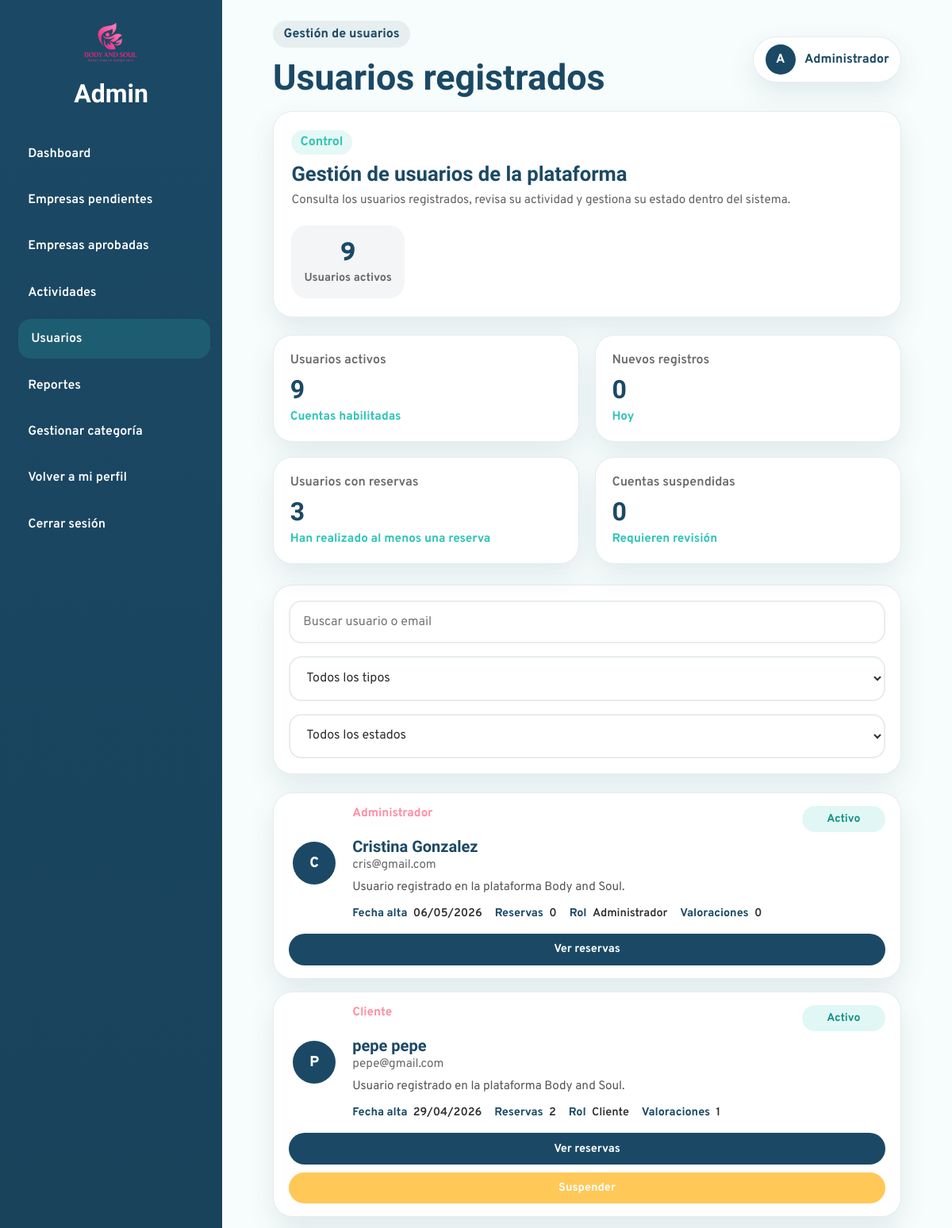
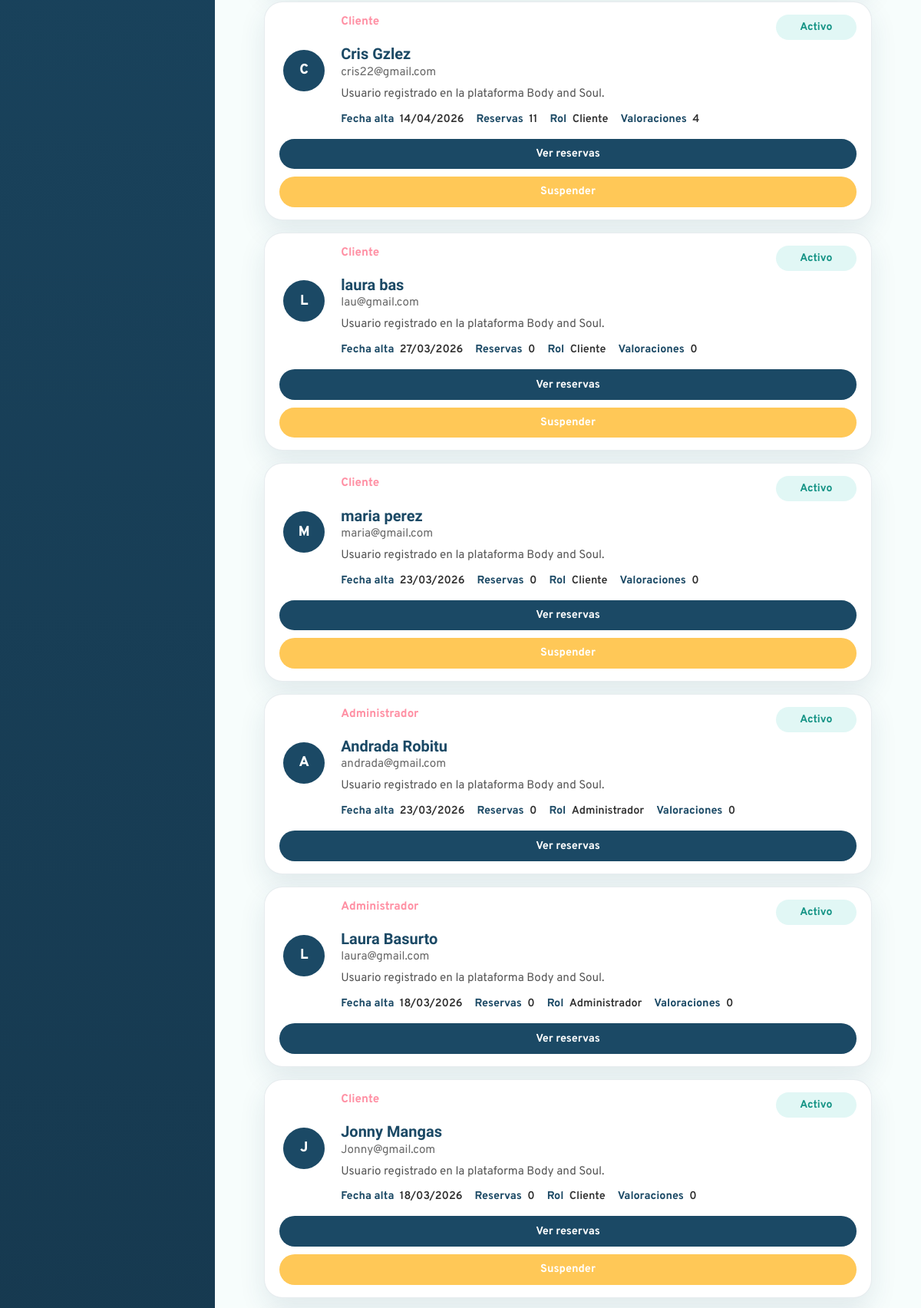
Screenshot of /Admin/usuarios.php (signed in, upper part) with the database file from the repository (2 pictures, top to bottom).
### tables this page shows
CREATE TABLE `usuario` (
  `id_usuario` int(11) NOT NULL,
  `nombre` varchar(100) NOT NULL,
  `apellido` varchar(30) NOT NULL,
  `email` varchar(150) NOT NULL,
  `contrasena` varchar(255) NOT NULL,
  `telefono` varchar(20) DEFAULT NULL,
  `id_rol` int(11) NOT NULL,
  `fecha_registro` datetime NOT NULL DEFAULT current_timestamp(),
  `intentos` int(1) NOT NULL,
  `estado` enum('activo','suspendido') NOT NULL DEFAULT 'activo'
);

### bd/bdadmin.php (called while the page is built, shortened)
<?php
class bdadmin{
public $pdo = "";
public function __construct($host,$port,$db,$user,$pass) {
    $this->pdo = new PDO("mysql:host=".$host.";port=".$port.";dbname=".$db.";charset=utf8", $user, $pass);
    }
public function ObtenerDatosUsuariosAdmin(){
    $datos = [];
    $consultas = [
        "total" => "SELECT COUNT(*) FROM usuario",
        "activos" => "SELECT COUNT(*) FROM usuario WHERE estado = 'activo'",
        "suspendidos" => "SELECT COUNT(*) FROM usuario WHERE estado = 'suspendido'",
        "nuevos_hoy" => "SELECT COUNT(*) FROM usuario WHERE DATE(fecha_registro) = CURDATE()",
        "nuevos_semana" => "SELECT COUNT(*) FROM usuario WHERE fecha_registro >= DATE_SUB(CURDATE(), INTERVAL 7 DAY)",
        "con_reservas" => "SELECT COUNT(DISTINCT id_usuario) FROM reserva"
    ];
    foreach($consultas as $clave => $sentencia){
        $ejecucion = $this->pdo->prepare($sentencia);
        $ejecucion->execute();
        $datos[$clave] = $ejecucion->fetchColumn();
    }
    return $datos;
}
public function ObtenerUsuariosAdmin($buscar = "", $tipo = "", $estado = ""){
    $sentencia = "SELECT
                u.*,
                (
                    SELECT COUNT(*)
                    FROM reserva r
                    WHERE r.id_usuario = u.id_usuario
                ) AS total_reservas,
                (
                    SELECT COUNT(*)
                    FROM resena rs
                    WHERE rs.id_usuario = u.id_usuario
                ) AS total_resenas
            FROM usuario u
            WHERE 1=1";
    $parametros = [];
    $sentencia .= " ORDER BY u.fecha_registro DESC";
    $ejecucion = $this->pdo->prepare($sentencia);
    $ejecucion->execute($parametros);
    return $ejecucion->fetchAll(PDO::FETCH_ASSOC);
}
}

### Admin/usuarios.php (the view, shortened to what this page needs)
<?php
require_once("head-admin.php");
$usuarios = $bdadmin->ObtenerUsuariosAdmin();
$datosUsuarios = $bdadmin->ObtenerDatosUsuariosAdmin();
?>
<main class="admin-content">
  <section class="admin-hero-card">
    <div class="admin-hero-text">
      <span class="section-badge">Control</span>
      <h3>Gestión de usuarios de la plataforma</h3>
      <p>
        Consulta los usuarios registrados, revisa su actividad y gestiona su estado dentro del sistema.
      </p>
    </div>
    <div class="admin-hero-stat">
      <span class="admin-hero-number"><?= $datosUsuarios["activos"] ?></span>
      <span class="admin-hero-label">Usuarios activos</span>
    </div>
  </section>
  <section class="admin-stats-grid">
    <article class="admin-stat-card">
      <h4>Usuarios activos</h4>
      <strong><?= $datosUsuarios["activos"] ?></strong>
      <p>Cuentas habilitadas</p>
    </article>
    <article class="admin-stat-card">
      <h4>Nuevos registros</h4>
      <strong><?= $datosUsuarios["nuevos_hoy"] ?></strong>
      <p>Hoy</p>
    </article>
    <article class="admin-stat-card">
      <h4>Usuarios con reservas</h4>
      <strong><?= $datosUsuarios["con_reservas"] ?></strong>
      <p>Han realizado al menos una reserva</p>
    </article>
    <article class="admin-stat-card">
      <h4>Cuentas suspendidas</h4>
      <strong><?= $datosUsuarios["suspendidos"] ?></strong>
      <p>Requieren revisión</p>
    </article>
  </section>
  <section class="admin-filters-box">
    <form class="admin-filters-form" action="" method="get">
      <div class="admin-search-wrap">
        <input
          type="text"
          id="buscar-usuario-admin"
          name="buscar_usuario"
          class="admin-search-input"
          placeholder="Buscar usuario o email"
        >
      </div>
      <select id="filtro-tipo-usuario" name="tipo_usuario" class="admin-filter-select">
        <option value="">Todos los tipos</option>
      </select>
      <select id="filtro-estado-usuario" name="estado_usuario" class="admin-filter-select">
        <option value="">Todos los estados</option>
      </select>
    </form>
  </section>
  <section class="admin-users-list" id="lista-usuarios-admin">
    <?php if(count($usuarios) > 0): ?>
      <?php foreach($usuarios as $usuario): ?>
        <?php
          $nombreCompleto = trim($usuario["nombre"] . " " . $usuario["apellido"]);
          $inicial = strtoupper(substr($usuario["nombre"], 0, 1));
          $estado = $usuario["estado"] ?? "activo";
          if($usuario["id_rol"] == 3){
              $rolTexto = "Administrador";
          }else{
              $rolTexto = "Cliente";
          }
          if($estado == "activo"){
              $estadoClase = "status-active";
              $estadoTexto = "Activo";
          }else{
              $estadoClase = "status-blocked";
              $estadoTexto = "Suspendido";
          }
        ?>
        <article class="admin-user-card">
          <div class="admin-user-left">
            <div class="admin-user-avatar"><?= htmlspecialchars($inicial) ?></div>
          </div>
          <div class="admin-user-content">
            <div class="admin-user-topline">
              <span class="admin-user-role"><?= $rolTexto ?></span>
              <span class="admin-user-status <?= $estadoClase ?>">
                <?= $estadoTexto ?>
              </span>
            </div>
            <h3 class="admin-user-name"><?= htmlspecialchars($nombreCompleto) ?></h3>
            <p class="admin-user-meta">
              <?= htmlspecialchars($usuario["email"]) ?>
            </p>
            <p class="admin-user-description">
              Usuario registrado en la plataforma Body and Soul.
            </p>
            <div class="admin-user-data-grid">
              <div class="admin-user-data-box">
                <span class="data-label">Fecha alta</span>
                <strong><?= date("d/m/Y", strtotime($usuario["fecha_registro"])) ?></strong>
              </div>
              <div class="admin-user-data-box">
                <span class="data-label">Reservas</span>
                <strong><?= $usuario["total_reservas"] ?></strong>
              </div>
              <div class="admin-user-data-box">
                <span class="data-label">Rol</span>
                <strong><?= $rolTexto ?></strong>
              </div>
              <div class="admin-user-data-box">
                <span class="data-label">Valoraciones</span>
                <strong><?= $usuario["total_resenas"] ?></strong>
              </div>
            </div>
          </div>
          <div class="admin-user-actions">
            <a href="reservas-usuario.php?id=<?= $usuario["id_usuario"] ?>" class="btn-admin btn-primary">
              Ver reservas
            </a>
            <?php if($usuario["id_rol"] != 3): ?>
              <?php if($estado == "activo"): ?>
                <a href="usuarios.php?suspender=<?= $usuario["id_usuario"] ?>"
                   class="btn-admin btn-warning"
                   onclick="return confirm('¿Suspender este usuario?');">
                  Suspender
                </a>
              <?php endif; ?>
            <?php endif; ?>
          </div>
        </article>
      <?php endforeach; ?>
    <?php endif; ?>
  </section>
</main>
</div>
</div>
</body>
</html>

### css/admin-styles/admin-dashboard.css (style rules this page uses)
:root { --admin-primary: #1B4965; --admin-primary-dark: #16384E; --admin-secondary: #2EC4B6; --admin-accent: #FF8FA3; --admin-bg: #F7FDFC; --admin-surface: #ffffff; --admin-text: #2E2E2E; --admin-border: rgba(27, 73, 101, 0.10); --admin-shadow: 0 14px 34px rgba(27, 73, 101, 0.10); --admin-radius: 24px; --admin-transition: all 0.3s ease; }
* { box-sizing: border-box; }
body.admin-dashboard-body { margin: 0; font-family: "Overpass", sans-serif; background-color: var(--admin-bg); color: var(--admin-text); }
.admin-content { padding: 0 2rem 2rem; }
.admin-stats-grid { display: grid; grid-template-columns: repeat(4, 1fr); gap: 1.2rem; margin-bottom: 1.6rem; }
.admin-stat-card { background-color: var(--admin-surface); border: 1px solid var(--admin-border); border-radius: var(--admin-radius); box-shadow: var(--admin-shadow); padding: 1.3rem; }
@media (max-width: 1200px) { .admin-stats-grid { grid-template-columns: repeat(2, 1fr); } }

### rows the page displays
usuario: nombre "C", id_rol "Administrador", estado "Activo", nombreCompleto "Cristina Gonzalez", email "cris@gmail.com", fecha_registro "06/05/2026", total_reservas "0", total_resenas "0"
usuario: nombre "P", id_rol "Cliente", estado "Activo", nombreCompleto "pepe pepe", email "pepe@gmail.com", fecha_registro "29/04/2026", total_reservas "2", total_resenas "1"
usuario: nombre "C", id_rol "Cliente", estado "Activo", nombreCompleto "Cris Gzlez", email "cris22@gmail.com", fecha_registro "14/04/2026", total_reservas "11", total_resenas "4"
usuario: nombre "L", id_rol "Cliente", estado "Activo", nombreCompleto "laura bas", email "lau@gmail.com", fecha_registro "27/03/2026", total_reservas "0", total_resenas "0"
usuario: nombre "M", id_rol "Cliente", estado "Activo", nombreCompleto "maria perez", email "maria@gmail.com", fecha_registro "23/03/2026", total_reservas "0", total_resenas "0"
usuario: nombre "A", id_rol "Administrador", estado "Activo", nombreCompleto "Andrada Robitu", email "andrada@gmail.com", fecha_registro "23/03/2026", total_reservas "0", total_resenas "0"
usuario: nombre "L", id_rol "Administrador", estado "Activo", nombreCompleto "Laura Basurto", email "laura@gmail.com", fecha_registro "18/03/2026", total_reservas "0", total_resenas "0"
usuario: nombre "J", id_rol "Cliente", estado "Activo", nombreCompleto "Jonny Mangas", email "Jonny@gmail.com", fecha_registro "18/03/2026", total_reservas "0", total_resenas "0"

### other values shown
$etiquetaPagina "Gestión de usuarios"
$tituloPagina "Usuarios registrados"
$datosUsuarios["activos"] "9"
$datosUsuarios["nuevos_hoy"] "0"
$datosUsuarios["con_reservas"] "3"
$datosUsuarios["suspendidos"] "0"
